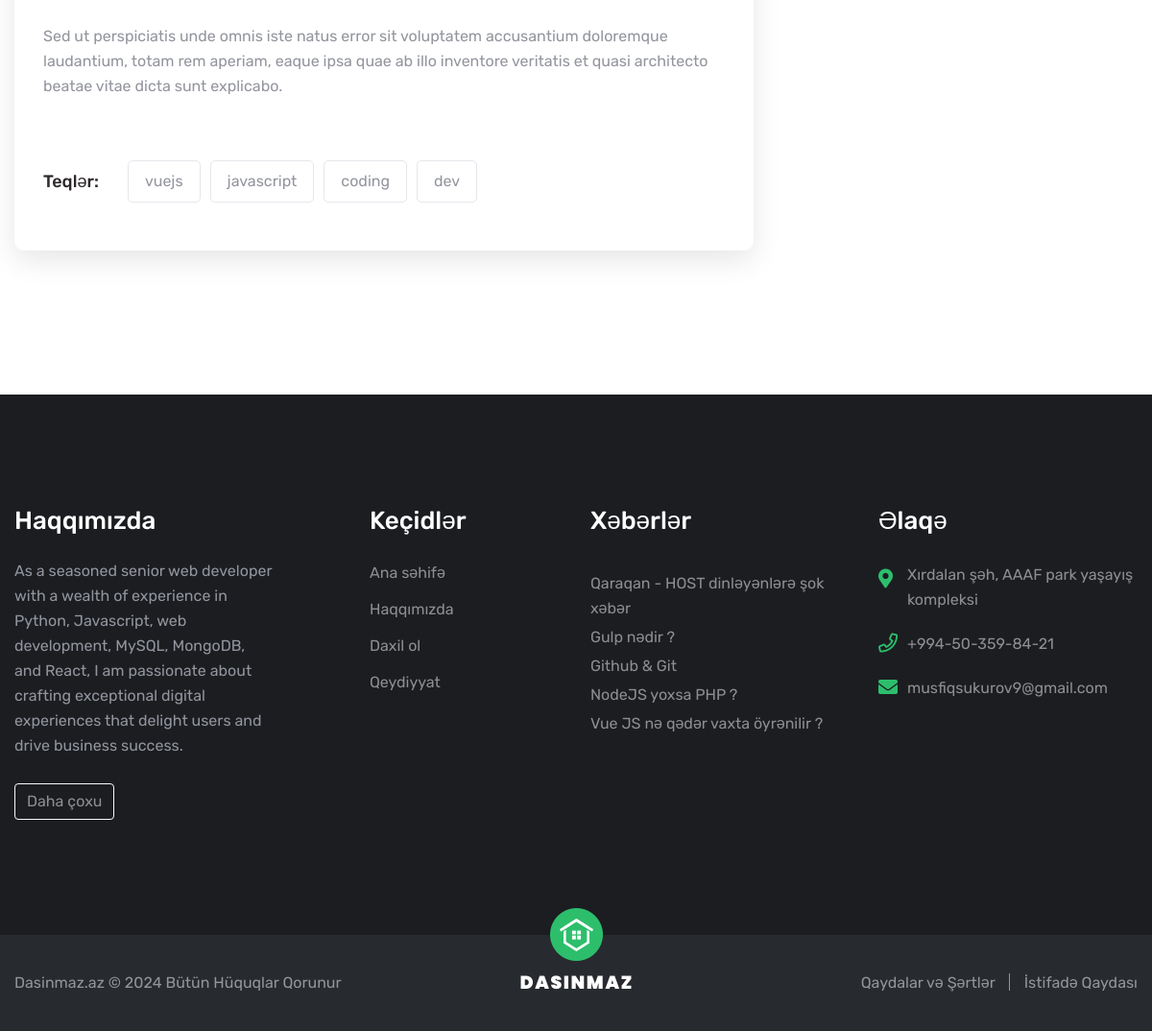
Page /news/detail/vue-js-ne-qeder-vaxta-oyrenilir (lower part) on the earlier database version.
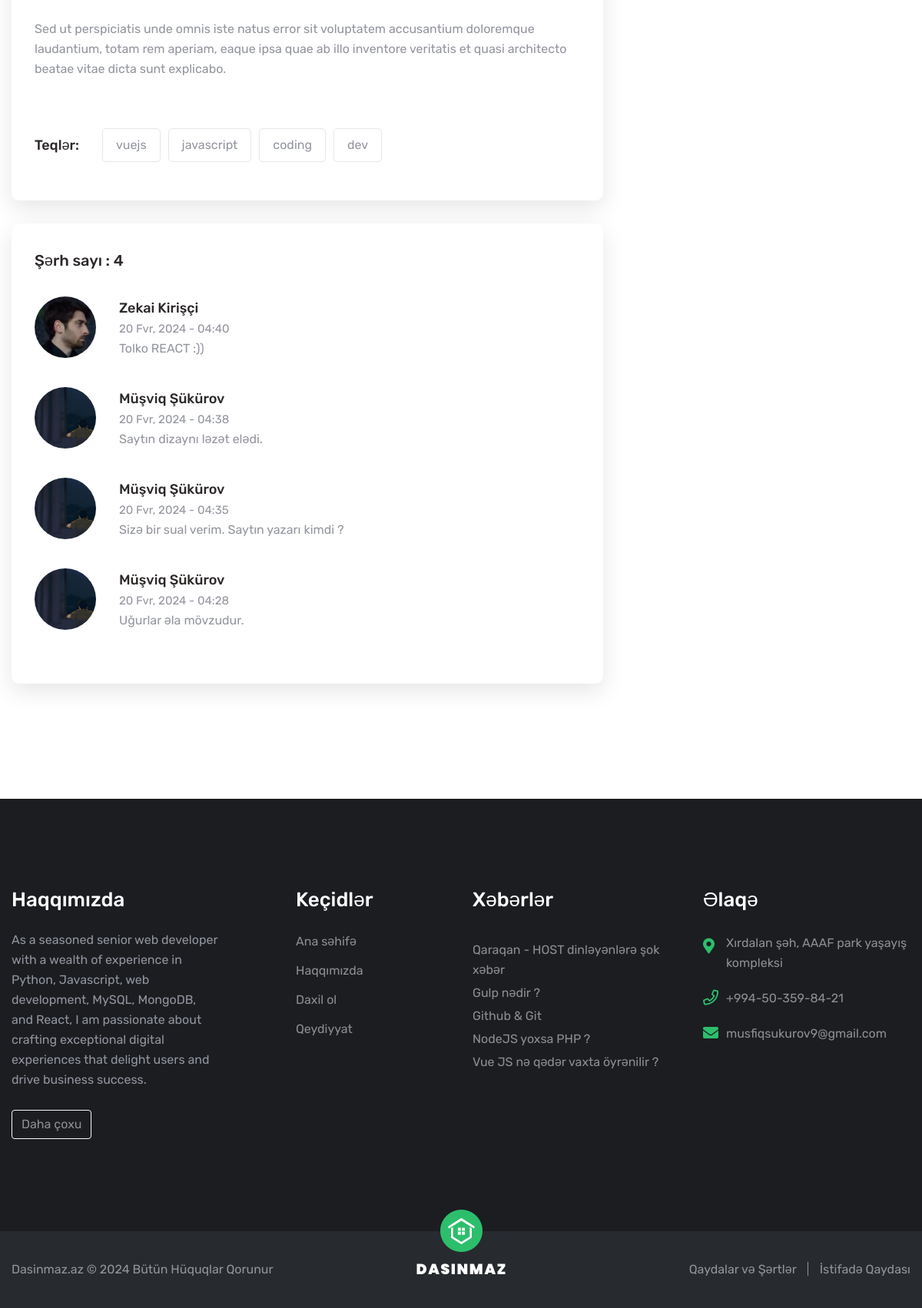
Same page on the later database version.
### NewsTag/models.py (models this page shows)
class NewsTagModel(models.Model):
    name = models.CharField(max_length = 50, verbose_name = "Teq")
    created_at = models.DateTimeField(auto_now_add = True)
    updated_at = models.DateTimeField(auto_now = True)
    def __str__(self) -> str:
        return self.name
    class Meta:
        verbose_name_plural = "Teq adları"

### News/models.py (models this page shows, shortened)
class CommentNews(models.Model):
    author = models.ForeignKey(CustomUser, on_delete=models.CASCADE, verbose_name="Müəllif")
    news = models.ForeignKey(NewsModel, on_delete=models.CASCADE, verbose_name="Xəbər")
    comment = models.CharField(max_length = 255, verbose_name = "Şərh")
    created_at = models.DateTimeField(auto_now_add = True)
    updated_at = models.DateTimeField(auto_now = True)
    class Meta: verbose_name_plural = "Şərhlər"

### Auth/models.py (models this page shows, shortened)
class CustomUser(AbstractBaseUser, PermissionsMixin):
    parent_agent = models.ForeignKey('self', on_delete=models.CASCADE, verbose_name="Daxil olduğu agentlik", blank=True, null=True, related_name="agency_team")
    avatar = models.ImageField(blank=True, null=True, verbose_name = "Profil şəkli", upload_to="profile/")
    passport = models.ImageField(blank=True, null=True, verbose_name = "Şəxsiyyət vəsiqəsi", upload_to="passport/")
    name = models.CharField(max_length = 50, verbose_name = "Ad", blank = True, null = True)
    surname = models.CharField(max_length = 50, verbose_name = "Soyad", blank = True, null = True)
    position = models.CharField(max_length = 100, verbose_name = "Vəzifə", blank = True, null = True)
    username = models.CharField(max_length = 50, verbose_name = "İstifadəçi adı", blank = True, null = True)
    phone = models.CharField(max_length = 13, verbose_name = "Telefon", unique = True)
    email = models.EmailField(verbose_name = "E-poçt", blank = True, null = True)
    bio = models.TextField(verbose_name = "Haqqında", blank=True, null=True)
    facebook = models.CharField(max_length = 225, verbose_name = "Facebook", blank=True, null=True)
    instagram = models.CharField(max_length = 225, verbose_name = "İnstagram", blank=True, null=True)
    youtube = models.CharField(max_length = 225, verbose_name = "YouTube", blank=True, null=True)
    twitter = models.CharField(max_length = 225, verbose_name = "Twitter", blank=True, null=True)
    tiktok = models.CharField(max_length = 225, verbose_name = "TikTok", blank=True, null=True)
    vimeo = models.CharField(max_length = 225, verbose_name = "Vimeo", blank=True, null=True)
    pinterest = models.CharField(max_length = 225, verbose_name = "Pinterest", blank=True, null=True)
    voen = models.CharField(max_length = 100, blank=True, null = True, verbose_name = "Vöen")
    city = models.ForeignKey(City, on_delete=models.CASCADE, verbose_name = "İş ünvanı", blank = True, null = True)
    location = models.CharField(max_length = 225, verbose_name="Yaşadığı ünvan", blank=True, null=True)
    is_active = models.BooleanField(default = True, verbose_name = "Aktiv kimi işarələ")
    is_staff = models.BooleanField(default = False, verbose_name = "Agent kimi işarələ")
    is_superuser = models.BooleanField(default = False, verbose_name = "Admin kimi işarələ")
    created_at = models.DateTimeField(auto_now_add = True)
    updated_at = models.DateTimeField(auto_now = True)
    objects = CustomUserManager()
    EMAIL_FIELD = "email"
    USERNAME_FIELD = "phone"
    REQUIRED_FIELDS = []
    class Meta:
        verbose_name = "istifadəçi"
        verbose_name_plural = "İstifadəçilər"

### News/views.py (the view)
# urls.py: path('detail/<str:news>', NewsDetail, name="news-detail"),
def NewsDetail(request, news):
    data = {}
    if NewsTagModel.objects.all().count() > 5:
        data['tags'] = NewsTagModel.objects.all()[0:5]
    if news_detail := NewsModel.objects.filter(slug=news).first():
        comments = CommentNews.objects.filter(news=news_detail).order_by("-id")
        data['comments_count'] = comments.count()
        if comments: data['comments'] = comments
        likes_count = LikedNews.objects.filter(news=news_detail).count()
        if user:=CustomUser.objects.filter(id=request.user.id).first():
            liked_it = LikedNews.objects.filter(news=news_detail, user=user).first()
            if liked_it: data["liked_it"] = True
        data["news_detail"] = news_detail
        data["likes_count"] = likes_count
        data["share_url"] = request.build_absolute_uri()
        return render(request, "news-detail.html", context=data)

### Templates/news-detail.html (shortened to what this page needs)
{% extends 'layout.html' %}
{% load static %}
{% load i18n %}
{% block container %}
    <section class="sidebar-page-container blog-details sec-pad-2">
        <div class="auto-container">
            <div class="row clearfix">
                <div class="col-lg-8 col-md-12 col-sm-12 content-side">
                    {% if news_detail %}
                        <div class="blog-details-content">
                            <div class="news-block-one">
                                <div class="inner-box">
                                    <div class="lower-content">
                                        <div class="text">
                                            {{news_detail.description|safe}}
                                        </div>
                                        <div class="post-tags">
                                            <ul class="tags-list clearfix">
                                                <li><h5>Teqlər:</h5></li>
                                                {% for tag in news_detail.tags.all %}
                                                    <li><a href="javascript:void(0)">{{tag}}</a></li>
                                                {% endfor %}
                                            </ul>
                                        </div>
                                    </div>
                                </div>
                            </div>
                            {% if comments  %}
                                <div class="comments-area">
                                    <div class="group-title">
                                        <h4>Şərh sayı : {{comments_count}}</h4>
                                    </div>
                                    {% for comment in comments %}
                                        <div class="comment-box">
                                            <div class="comment">
                                                <div class="comment-inner">
                                                    <figure class="thumb-box">
                                                        {% if comment.author.avatar %}
                                                            <img src="{{comment.author.avatar.url}}" alt="{{comment.author.name}} {{comment.author.surname}}">
                                                        {% else %}
                                                            <img src="{% static 'images/empty-profile270x330.png' %}" alt="{{comment.author.name}} {{comment.author.surname}}">
                                                        {% endif %}
                                                    </figure>
                                                    <div class="comment-info clearfix mb-0">
                                                        <h5>{{comment.author.name}} {{comment.author.surname}}</h5>
                                                        <span>
                                                            {% language 'az' %}
                                                                {{comment.created_at|date:"d M, Y - h:i"}}
                                                            {% endlanguage %}
                                                        </span>
                                                    </div>
                                                    <div class="text">
                                                        <p>{{comment.comment}}</p>
                                                    </div>
                                                </div>
                                            </div>
                                        </div>
                                    {% endfor %}
                                </div>
                            {% endif %}
                        </div>
                    {% endif %}
                </div>
                <div class="col-lg-4 col-md-12 col-sm-12 sidebar-side">
                </div>
            </div>
        </div>
    </section>
{% endblock container %}

Differences in the rows shown:
added CommentNews: shows a picture, author.name "Zekai", author.surname "Kirişçi", created_at "20 Fvr, 2024 - 04:40", comment "Tolko REACT :))"
added CommentNews: author.name "Müşviq", author.surname "Şükürov", created_at "20 Fvr, 2024 - 04:38", comment "Saytın dizaynı ləzət elədi."
added CommentNews: author.name "Müşviq", author.surname "Şükürov", created_at "20 Fvr, 2024 - 04:35", comment "Sizə bir sual verim. Saytın yazarı kimdi ?"
added CommentNews: author.name "Müşviq", author.surname "Şükürov", created_at "20 Fvr, 2024 - 04:28", comment "Uğurlar əla mövzudur."
Other differences:
{{ comments_count }}: (not shown) → "4"
text now shown: "Şərh sayı :"
